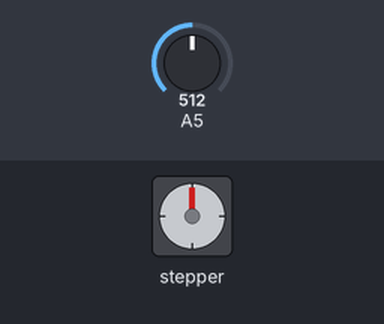
Simulated run of this sketch. Board: Arduino Uno, built with avr-gcc and run on an emulated ATmega328P. On the bench: stepper motor. The inputs (shaded band) are chosen by the test bench; at power-on: A5 = 512. Stepper angles assume 4096 steps per turn; what the sketch prints to the serial monitor is not drawn.

Above: at 0.1 s.
At 34.8 s:
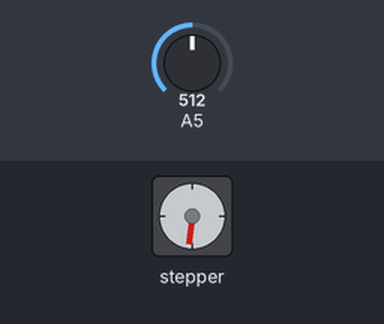
Timing chart, 0 to 36.3 s (numbered marks = the images above):
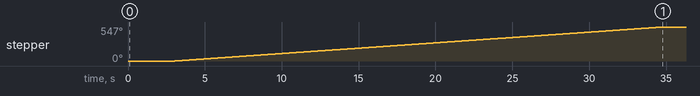

The sketch:

Stepper-IR-Tester.ino
```cpp
/*
 * Stepper-IR-Tester

 * Simple utility to print out values from the reflective IR
 * sensor through a single rotation of the spool.
 *
 */

#include <AccelStepper.h>

#define STEPS_PER_REV (6230L)

static AccelStepper s_motor = AccelStepper(8, 5, 7, 6, 8);

static void print_detector()
{
	Serial.println(analogRead(A5));
}
void setup()
{
	Serial.begin(115200);

	delay(3000);

	long currentPosition = s_motor.currentPosition();

	s_motor.setMaxSpeed(500);
	s_motor.setSpeed(200);

	while (currentPosition < STEPS_PER_REV)
	{
		while( s_motor.currentPosition() == currentPosition)
		{
			s_motor.runSpeed();
		}
		print_detector();
		currentPosition = s_motor.currentPosition();
	}
}

void loop() {}
```
